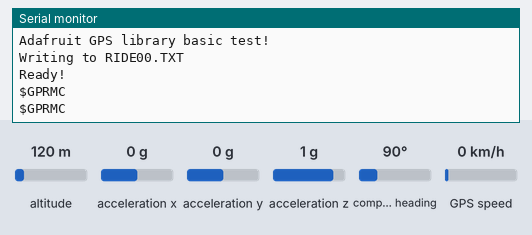
Recording of a sketch running on a simulated Arduino Mega 2560, built with avr-gcc and run on an emulated ATmega2560. On the bench: the last lines printed to the serial monitor. The inputs (shaded band) are chosen by the test bench; at power-on: altitude 120 m, acceleration x 0 g, acceleration y 0 g, acceleration z 1 g, compass heading 90°, GPS speed 0 km/h. Storage starts empty; the GPS gets a fix after 3 s at 37.7749, -122.4194 with 8 satellites.

Above: at 3.2 s.
3.3 s: altitude set to 20 m
At 4.6 s:
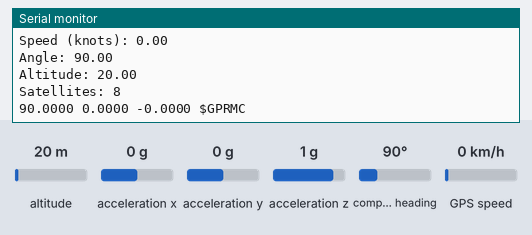
5.5 s: acceleration x set to -1.4 g
At 6.8 s:
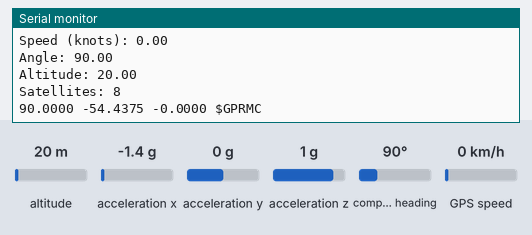
7.0 s: acceleration y set to -1.4 g
At 7.8 s:
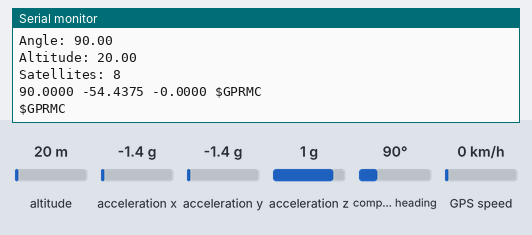
8.5 s: acceleration z set to -1.4 g
At 9.4 s:
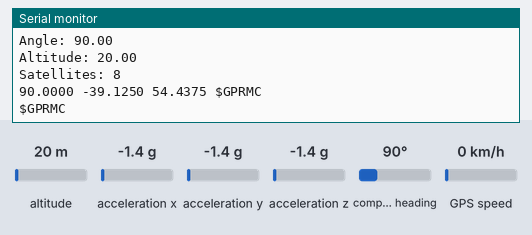
10.0 s: compass heading set to 7°
At 10.6 s:
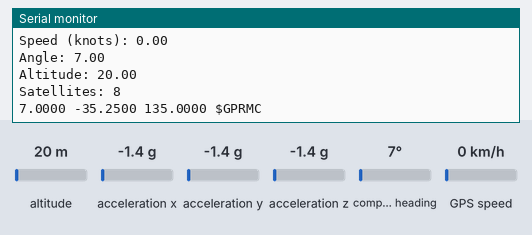
Timing chart, 0 to 12.5 s (numbered marks = the images above; inputs shaded):
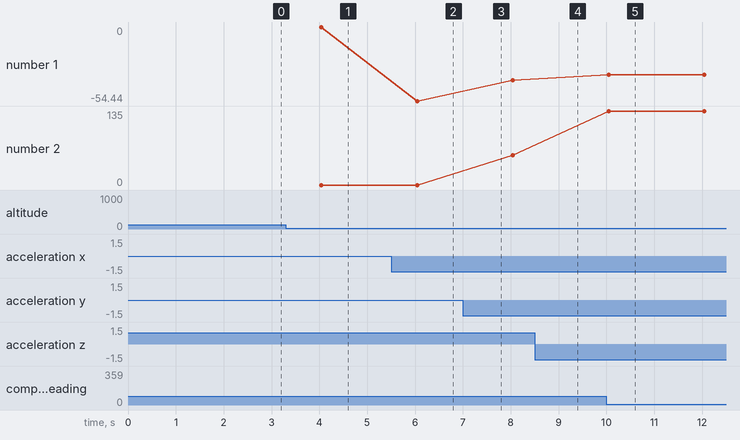

Measured:
- after the input at 3.3 s, the serial monitor: prints a new line after 0.74 s (image 1)
- after the input at 5.5 s, the serial monitor: prints a new line after 0.54 s (image 2)
- after the input at 10.0 s, the serial monitor: prints a new line at once (image 5)
- plotted number 1: 0 → -54.44 after the input at 5.5 s, -54.44 → -39.12 after the input at 7.0 s
- plotted number 2: 0 → 54.44 after the input at 7.0 s

The sketch:

Logger.ino
```cpp
#include <SPI.h>
#include <SD.h>
#include <Adafruit_GPS.h>
Adafruit_GPS GPS(&Serial1);

#include <Wire.h>
#include <Adafruit_Sensor.h>
#include <Adafruit_BNO055.h>

Adafruit_BNO055 bno = Adafruit_BNO055(55);

#define cardSelect 4

File logfile;
// Set GPSECHO to 'false' to turn off echoing the GPS data to the Serial console
// Set to 'true' if you want to debug and listen to the raw GPS sentences
#define GPSECHO false
// this keeps track of whether we're using the interrupt
// off by default!
boolean usingInterrupt = false;

void setup()
{
  // connect at 115200 so we can read the GPS fast enough and echo without dropping chars
  // also spit it out
  Serial.begin(115200);
  Serial.println("Adafruit GPS library basic test!");

  // 9600 NMEA is the default baud rate for Adafruit MTK GPS's- some use 4800
  GPS.begin(9600);
  // uncomment this line to turn on RMC (recommended minimum) and GGA (fix data) including altitude
  //GPS.sendCommand(PMTK_SET_NMEA_OUTPUT_RMCGGA);
  // uncomment this line to turn on only the "minimum recommended" data
  GPS.sendCommand(PMTK_SET_NMEA_OUTPUT_RMCONLY);

  GPS.sendCommand(PMTK_SET_NMEA_UPDATE_1HZ); // 1 Hz update rate


  delay(1000);
  // Ask for firmware version
  //Serial1.println(PMTK_Q_RELEASE);
  if (!SD.begin(cardSelect)) {
    Serial.println("Card init. failed!");
    //  error(2);
  }


     if(!bno.begin())
    {
      Serial.println("No BNO055 detected");
    }
    delay(1000);
    bno.setExtCrystalUse(true);


  char filename[15];
  strcpy(filename, "RIDE00.TXT");
  for (uint8_t i = 0; i < 100; i++) {
    filename[4] = '0' + i / 10;
    filename[5] = '0' + i % 10;
    // create if does not exist, do not open existing, write, sync after write
    if (! SD.exists(filename)) {
      break;
    }
  }

  logfile = SD.open(filename, FILE_WRITE);
  if ( ! logfile ) {
    Serial.print("Couldnt create ");
    Serial.println(filename);
    // error(3);
  }
  Serial.print("Writing to ");
  Serial.println(filename);

  Serial.println("Ready!");
}

uint32_t timer = millis();
void loop() // run over and over again
{

  /* Get a new sensor event */
  sensors_event_t event;
  bno.getEvent(&event);

  // read data from the GPS in the 'main loop'
  char c = GPS.read();
  // if you want to debug, this is a good time to do it!
  if (GPSECHO)
    if (c) Serial.print(c);
  // if a sentence is received, we can check the checksum, parse it...
  if (GPS.newNMEAreceived()) {
    // a tricky thing here is if we print the NMEA sentence, or data
    // we end up not listening and catching other sentences!
    // so be very wary if using OUTPUT_ALLDATA and trytng to print out data
    Serial.println(GPS.lastNMEA()); // this also sets the newNMEAreceived() flag to false
    if (!GPS.parse(GPS.lastNMEA())) // this also sets the newNMEAreceived() flag to false
      return; // we can fail to parse a sentence in which case we should just wait for another
  }
  // if millis() or timer wraps around, we'll just reset it
  if (timer > millis()) timer = millis();

  if (millis() - timer >2000) //Log values only every 2 seconds.
  {
    timer = millis(); //Reset the timer.

    if (GPS.fix) //Log the values only if GPS has a fix
    {
//      Serial.print("X: ");
//      Serial.print(event.orientation.x, 4);
//      Serial.print("\tY: ");
//      Serial.print(event.orientation.y, 4);
//      Serial.print("\tZ: ");
//      Serial.print(event.orientation.z, 4);
//      Serial.println("");

      Serial.print("Location: ");
      Serial.print(GPS.latitude, 4); Serial.print(GPS.lat);
      Serial.print(", ");
      Serial.print(GPS.longitude, 4); Serial.println(GPS.lon);
      Serial.print("Speed (knots): "); Serial.println(GPS.speed);
      Serial.print("Angle: "); Serial.println(GPS.angle);
      Serial.print("Altitude: "); Serial.println(GPS.altitude);
      Serial.print("Satellites: "); Serial.println((int)GPS.satellites);


      String logString = String(String(event.orientation.x,4) + " " +
                                    String(event.orientation.y,4) + " " +
                                      String(event.orientation.z,4) + " " +
                                      String(GPS.lastNMEA()));

      Serial.println(logString);
      //logfile.print(imuString);
      //logfile.print(GPS.lastNMEA());
      logfile.print(logString);
      logfile.flush();
    }

//    else Serial.println("No Fix");
  }

}
```
